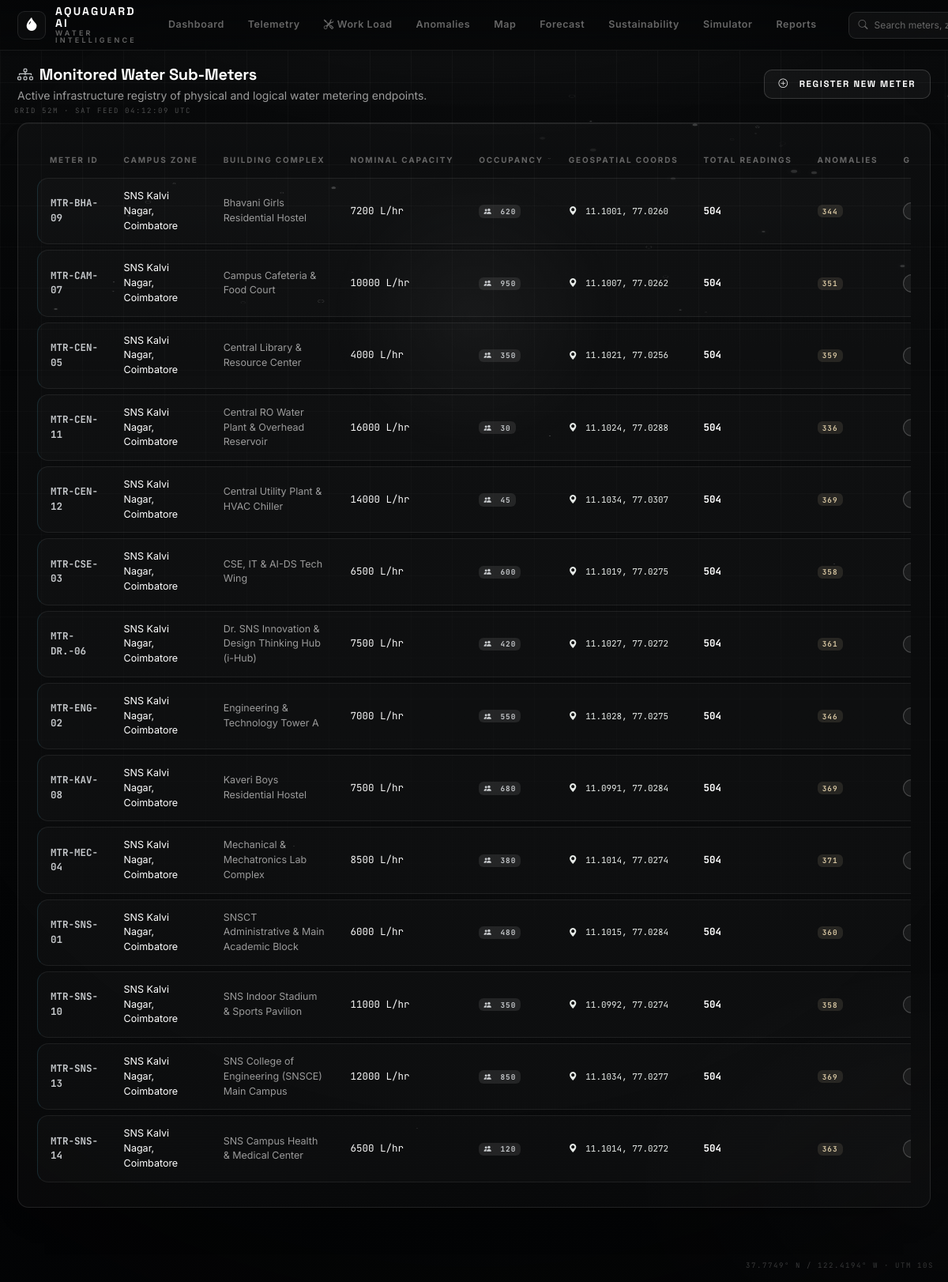
The app's page /meters (signed in) with its own data.
### models.py (models this page shows)
class Reading(db.Model):
    __tablename__ = 'readings'
    id = db.Column(db.Integer, primary_key=True)
    meter_id = db.Column(db.String(50), db.ForeignKey('meters.meter_id', ondelete='CASCADE'), nullable=False, index=True)
    timestamp = db.Column(db.DateTime, nullable=False, index=True)
    usage_liters = db.Column(db.Float, nullable=False)
    occupancy = db.Column(db.Integer, nullable=True)
    latitude = db.Column(db.Float, nullable=True)
    longitude = db.Column(db.Float, nullable=True)
    activity_type = db.Column(db.String(50), nullable=True)
    hour = db.Column(db.Integer, nullable=True)
    day_of_week = db.Column(db.Integer, nullable=True)
    is_weekend = db.Column(db.Boolean, default=False)
    is_night = db.Column(db.Boolean, default=False)
    rolling_mean = db.Column(db.Float, nullable=True)
    rolling_std = db.Column(db.Float, nullable=True)
    pct_change = db.Column(db.Float, nullable=True)
    z_score = db.Column(db.Float, nullable=True)
    is_demo = db.Column(db.Boolean, default=False)
    ground_truth_anomaly = db.Column(db.Boolean, default=False)
    anomaly_type_label = db.Column(db.String(50), nullable=True)
    run_id = db.Column(db.Integer, db.ForeignKey('analysis_runs.id', ondelete='SET NULL'), nullable=True)
    created_at = db.Column(db.DateTime, default=datetime.now)

class Meter(db.Model):
    __tablename__ = 'meters'
    id = db.Column(db.Integer, primary_key=True)
    meter_id = db.Column(db.String(50), unique=True, nullable=False, index=True)
    location = db.Column(db.String(100), nullable=False, index=True)
    building = db.Column(db.String(100), nullable=True)
    capacity = db.Column(db.Float, nullable=True)  # Liters per hour or nominal max
    latitude = db.Column(db.Float, nullable=True)
    longitude = db.Column(db.Float, nullable=True)
    installation_date = db.Column(db.Date, nullable=True)
    status = db.Column(db.String(20), default='Active')  # Active, Inactive, Maintenance
    occupancy = db.Column(db.Integer, nullable=True)
    area_sqm = db.Column(db.Float, nullable=True)
    created_at = db.Column(db.DateTime, default=datetime.now)
    updated_at = db.Column(db.DateTime, default=datetime.now, onupdate=datetime.now)

### routes/main_routes.py (the view, shortened to what this page needs)
@main_bp.route('/meters', methods=['GET', 'POST'])
@login_required
def meters():
    meters_list = Meter.query.order_by(Meter.meter_id.asc()).all()
    summary = []
    for m in meters_list:
        reading_count = Reading.query.filter_by(meter_id=m.meter_id).count()
        anom_count = Anomaly.query.filter_by(meter_id=m.meter_id).count()
        last_reading = Reading.query.filter_by(meter_id=m.meter_id).order_by(Reading.timestamp.desc()).first()
        summary.append({
            'meter': m,
            'reading_count': reading_count,
            'anom_count': anom_count,
            'last_reading': last_reading.timestamp if last_reading else None,
            'last_usage': last_reading.usage_liters if last_reading else None
        })
    return render_template('pages/meters.html', meter_summaries=summary)

### templates/pages/meters.html (shortened to what this page needs)
{% extends 'base.html' %}
{% block content %}
<div class="d-flex flex-wrap justify-content-between align-items-center gap-3 mb-4">
  <div>
    <h3 class="h5 fw-bold text-white mb-1"><i class="bi bi-diagram-3 text-info me-2"></i>Monitored Water Sub-Meters</h3>
    <p class="text-secondary small mb-0">Active infrastructure registry of physical and logical water metering endpoints.</p>
  </div>
  <button type="button" class="btn btn-holo" data-bs-toggle="modal" data-bs-target="#addMeterModal">
    <i class="bi bi-plus-circle me-1"></i> Register New Meter
  </button>
</div>
<div class="glass-panel p-4 mb-4">
  <div class="table-responsive">
    <table class="holo-table">
      <thead>
        <tr>
          <th>Meter ID</th>
          <th>Campus Zone</th>
          <th>Building Complex</th>
          <th>Nominal Capacity</th>
          <th>Occupancy</th>
          <th>Geospatial Coords</th>
          <th>Total Readings</th>
          <th>Anomalies</th>
          <th>Grid State</th>
        </tr>
      </thead>
      <tbody>
        {% if meter_summaries %}
          {% for s in meter_summaries %}
          <tr>
            <td><strong class="text-info font-mono">{{ s.meter.meter_id }}</strong></td>
            <td><span class="text-white">{{ s.meter.location }}</span></td>
            <td><span class="text-secondary">{{ s.meter.building or 'Main Facility' }}</span></td>
            <td><span class="font-mono">{{ "%.0f"|format(s.meter.capacity or 5000) }} L/hr</span></td>
            <td>
              {% if s.meter.occupancy %}
              <span class="badge bg-secondary text-info font-mono"><i class="bi bi-people-fill me-1"></i> {{ s.meter.occupancy }}</span>
              {% else %}
              <span class="text-muted">—</span>
              {% endif %}
            </td>
            <td>
              {% if s.meter.latitude and s.meter.longitude %}
              <small class="text-success font-mono"><i class="bi bi-geo-alt-fill me-1"></i> {{ "%.4f"|format(s.meter.latitude) }}, {{ "%.4f"|format(s.meter.longitude) }}</small>
              {% else %}
              <small class="text-muted font-mono">Unmapped</small>
              {% endif %}
            </td>
            <td><strong class="text-white font-mono">{{ s.reading_count }}</strong></td>
            <td>
              <span class="badge {% if s.anom_count > 0 %}bg-warning text-dark{% else %}bg-secondary{% endif %} font-mono">
                {{ s.anom_count }}
              </span>
            </td>
            <td><span class="pill-severity pill-normal">ACTIVE</span></td>
          </tr>
          {% endfor %}
        {% else %}
          <tr>
            <td colspan="9" class="text-center py-5 text-muted">
              No meters configured in surveillance grid.
            </td>
          </tr>
        {% endif %}
      </tbody>
    </table>
  </div>
</div>
{% endblock %}

### static/css/design3.css (style rules this page uses)
:root { --bg-deep: #050607; --bg-ocean: #0b0d0f; --bg-abyss: #030405; --aqua-1: #ffffff; --aqua-2: #d6d6d6; --aqua-3: #9fa4a8; --aqua-deep: #232629; --teal: #c8cccf; --holo-purple: #b9bdc1; --green: #e8ece9; --amber: #d9c8a3; --red: #e26d6d; --red-deep: #b54a4a; --text-hi: #f5f5f5; --text-dim: #a5a5a5; --text-mut: #666666; --bs-secondary: #a5a5a5; --bs-secondary-rgb: 165, 165, 165; --bs-secondary-color: #a5a5a5; --bs-secondary-color-rgb: 165, 165, 165; --bs-border-color: rgba(255, 255, 255, 0.10); --glass-bg: rgba(11, 13, 15, 0.55); --glass-border: rgba(255, 255, 255, 0.10); --glass-border-bright: rgba(255, 255, 255, 0.22); --glass-blur: blur(20px) saturate(1); --glow-aqua: 0 0 0 rgba(0,0,0,0); --glow-aqua-lg: 0 0 18px rgba(255,255,255,0.05); --glow-red: 0 0 16px rgba(226,109,109,0.22); --glow-green: 0 0 14px rgba(255,255,255,0.06); --card-bg: rgba(255, 255, 255, 0.025); --card-border: rgba(255, 255, 255, 0.10); --panel-bg: #101316; --panel-elev: #15191c; }
body { background: var(--bg-deep); color: var(--text-hi); }
body::before { background: radial-gradient(1100px 640px at 50% -12%, rgba(255,255,255,0.045), transparent 60%), radial-gradient(760px 520px at 100% 92%, rgba(255,255,255,0.025), transparent 55%), linear-gradient(180deg, #070809 0%, #050607 55%, #040506 100%); }
body::after { background: radial-gradient(120% 90% at 50% 40%, transparent 52%, rgba(2, 2, 3, 0.6) 100%); }
.glass-panel, .glass-card { background: var(--card-bg); backdrop-filter: blur(16px) saturate(1); -webkit-backdrop-filter: blur(16px) saturate(1); border: 1px solid var(--card-border); border-radius: 14px; box-shadow: 0 18px 50px -34px rgba(0,0,0,0.9), inset 0 1px 0 rgba(255,255,255,0.02); }
.glass-panel::before, .glass-card::before { background: linear-gradient(90deg, transparent, rgba(255,255,255,0.05), transparent); height: 1px; }
.btn-holo, .btn-holo-alt, .btn-holo-eco { border-radius: 10px; font-size: 11.5px; letter-spacing: 1.6px; padding: 9px 18px; border: 1px solid rgba(255,255,255,0.16); background: rgba(255,255,255,0.04); color: #fff; box-shadow: none; }
.btn-holo::before, .btn-holo-alt::before, .btn-holo-eco::before { background: linear-gradient(100deg, transparent, rgba(255,255,255,0.28), transparent); }
.holo-table th { color: var(--text-mut); letter-spacing: 1.8px; }
.holo-table td { background: rgba(255,255,255,0.02); border-color: rgba(255,255,255,0.07); color: var(--text-hi); }
.pill-severity { letter-spacing: 1.4px; }
.pill-normal { background: rgba(255,255,255,0.05); border: 1px solid rgba(255,255,255,0.2); color: #e8ece9; }
.badge { font-family: 'JetBrains Mono'; letter-spacing: 1px; }
.bg-warning { background: rgba(217,200,163,0.12) !important; color: #d9c8a3 !important; }
.bg-secondary { background: rgba(102,102,102,0.25) !important; color: #d6d6d6 !important; }
.text-info { color: #c6c9cc !important; }
.text-success { color: #e8ece9 !important; }
.text-secondary { color: #9b9b9b !important; }
* { scrollbar-width: thin; scrollbar-color: rgba(255,255,255,0.2) rgba(5,6,7,.9); }

### records on screen
Reading: meter.meter_id "MTR-BHA-09", meter.location "SNS Kalvi Nagar, Coimbatore", meter "Bhavani Girls Residential Hostel", meter.occupancy "620", reading_count "504", anom_count "344"
Meter: meter "7200", meter.latitude "11.1001", meter.longitude "77.0260"
Reading: meter.meter_id "MTR-CAM-07", meter.location "SNS Kalvi Nagar, Coimbatore", meter "Campus Cafeteria & Food Court", meter.occupancy "950", reading_count "504", anom_count "351"
Meter: meter "10000", meter.latitude "11.1007", meter.longitude "77.0262"
Reading: meter.meter_id "MTR-CEN-05", meter.location "SNS Kalvi Nagar, Coimbatore", meter "Central Library & Resource Center", meter.occupancy "350", reading_count "504", anom_count "359"
Meter: meter "4000", meter.latitude "11.1021", meter.longitude "77.0256"
Reading: meter.meter_id "MTR-CEN-11", meter.location "SNS Kalvi Nagar, Coimbatore", meter "Central RO Water Plant & Overhead Reservoir", meter.occupancy "30", reading_count "504", anom_count "336"
Meter: meter "16000", meter.latitude "11.1024", meter.longitude "77.0288"
Reading: meter.meter_id "MTR-CEN-12", meter.location "SNS Kalvi Nagar, Coimbatore", meter "Central Utility Plant & HVAC Chiller", meter.occupancy "45", reading_count "504", anom_count "369"
Meter: meter "14000", meter.latitude "11.1034", meter.longitude "77.0307"
Reading: meter.meter_id "MTR-CSE-03", meter.location "SNS Kalvi Nagar, Coimbatore", meter "CSE, IT & AI-DS Tech Wing", meter.occupancy "600", reading_count "504", anom_count "358"
Meter: meter "6500", meter.latitude "11.1019", meter.longitude "77.0275"
Reading: meter.meter_id "MTR-DR.-06", meter.location "SNS Kalvi Nagar, Coimbatore", meter "Dr. SNS Innovation & Design Thinking Hub (i-Hub)", meter.occupancy "420", reading_count "504", anom_count "361"
Meter: meter "7500", meter.latitude "11.1027", meter.longitude "77.0272"
Meter: meter.meter_id "MTR-ENG-02", meter.location "SNS Kalvi Nagar, Coimbatore", meter "Engineering & Technology Tower A", meter "7000", meter.occupancy "550", meter.latitude "11.1028", meter.longitude "77.0275"
Meter: meter.meter_id "MTR-KAV-08", meter.location "SNS Kalvi Nagar, Coimbatore", meter "Kaveri Boys Residential Hostel", meter "7500", meter.occupancy "680", meter.latitude "11.0991", meter.longitude "77.0284"
Meter: meter.meter_id "MTR-MEC-04", meter.location "SNS Kalvi Nagar, Coimbatore", meter "Mechanical & Mechatronics Lab Complex", meter "8500", meter.occupancy "380", meter.latitude "11.1014", meter.longitude "77.0274"
Meter: meter.meter_id "MTR-SNS-01", meter.location "SNS Kalvi Nagar, Coimbatore", meter "SNSCT Administrative & Main Academic Block", meter "6000", meter.occupancy "480", meter.latitude "11.1015", meter.longitude "77.0284"
Meter: meter.meter_id "MTR-SNS-10", meter.location "SNS Kalvi Nagar, Coimbatore", meter "SNS Indoor Stadium & Sports Pavilion", meter "11000", meter.occupancy "350", meter.latitude "11.0992", meter.longitude "77.0274"
Meter: meter.meter_id "MTR-SNS-13", meter.location "SNS Kalvi Nagar, Coimbatore", meter "SNS College of Engineering (SNSCE) Main Campus", meter "12000", meter.occupancy "850", meter.latitude "11.1034", meter.longitude "77.0277"
Meter: meter.meter_id "MTR-SNS-14", meter.location "SNS Kalvi Nagar, Coimbatore", meter "SNS Campus Health & Medical Center", meter "6500", meter.occupancy "120", meter.latitude "11.1014", meter.longitude "77.0272"

### other values on screen
{{ s.reading_count }} "504" "504" "504" "504" "504" "504" "504"
{{ s.anom_count }} "346" "369" "371" "360" "358" "369" "363"
